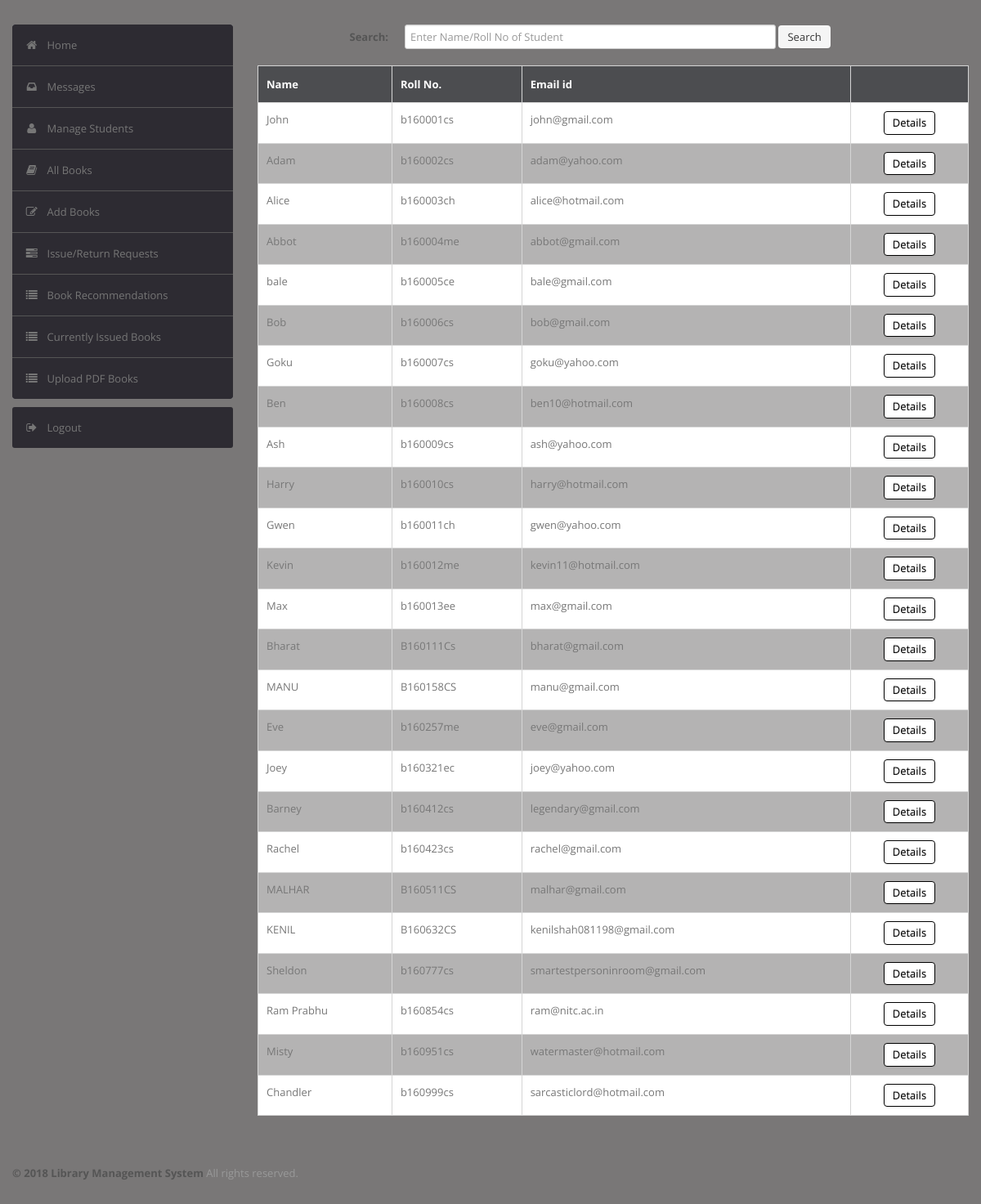
Page /admin/student.php (signed in) on the committed database.
### tables this page shows
CREATE TABLE `user` (
  `RollNo` varchar(50) NOT NULL,
  `Name` varchar(50) DEFAULT NULL,
  `Type` varchar(50) DEFAULT NULL,
  `Category` varchar(50) DEFAULT NULL,
  `EmailId` varchar(50) DEFAULT NULL,
  `MobNo` bigint(11) DEFAULT NULL,
  `Password` varchar(50) DEFAULT NULL,
  PRIMARY KEY (`RollNo`),
  UNIQUE KEY `EmailId` (`EmailId`)
);

### admin/student.php (the view, shortened to what this page needs)
<?php
require('dbconn.php');
?>
<?php
if ($_SESSION['RollNo']) {
    ?>
<!DOCTYPE html>
<html lang="en">
    <head>
        <link type="text/css" href="bootstrap/css/bootstrap.min.css" rel="stylesheet">
        <link type="text/css" href="bootstrap/css/bootstrap-responsive.min.css" rel="stylesheet">
        <link type="text/css" href="css/theme.css" rel="stylesheet">
        <link type="text/css" href="images/icons/css/font-awesome.css" rel="stylesheet">
    </head>
    <body>
        <div class="wrapper">
            <div class="container">
                <div class="row">
                    <div class="span3">
                        <div class="sidebar">
                            <ul class="widget widget-menu unstyled">
                                <li class="active"><a href="index.php"><i class="menu-icon icon-home"></i>Home
                                </a></li>
                                 <li><a href="message.php"><i class="menu-icon icon-inbox"></i>Messages</a>
                                </li>
                                <li><a href="student.php"><i class="menu-icon icon-user"></i>Manage Students </a>
                                </li>
                                <li><a href="book.php"><i class="menu-icon icon-book"></i>All Books </a></li>
                                <li><a href="addbook.php"><i class="menu-icon icon-edit"></i>Add Books </a></li>
                                <li><a href="requests.php"><i class="menu-icon icon-tasks"></i>Issue/Return Requests </a></li>
                                <li><a href="recommendations.php"><i class="menu-icon icon-list"></i>Book Recommendations </a></li>
                                <li><a href="current.php"><i class="menu-icon icon-list"></i>Currently Issued Books </a></li>
                                <li><a href="upload.php"><i class="menu-icon icon-list"></i>Upload PDF Books </a></li>
                            </ul>
                            <ul class="widget widget-menu unstyled">
                                <li><a href="logout.php"><i class="menu-icon icon-signout"></i>Logout </a></li>
                            </ul>
                        </div>
                    </div>
                    <div class="span9">
                        <form class="form-horizontal row-fluid" action="student.php" method="post">
                                        <div class="control-group">
                                            <label class="control-label" for="Search"><b>Search:</b></label>
                                            <div class="controls">
                                                <input type="text" id="title" name="title" placeholder="Enter Name/Roll No of Student" class="span8" required>
                                                <button type="submit" name="submit"class="btn">Search</button>
                                            </div>
                                        </div>
                                    </form>
                                    <br>
                                    <?php
                                    if(isset($_POST['submit']))
                                        {$s=$_POST['title'];
                                            $sql="select * from LMS.user where (RollNo='$s' or Name like '%$s%') and RollNo<>'ADMIN'";
                                        }
                                    else
                                        $sql="select * from LMS.user where RollNo<>'ADMIN'";
                                    $result=$conn->query($sql);
                                    $rowcount=mysqli_num_rows($result);
                                    if(!($rowcount))
                                        echo "<br><center><h2><b><i>No Results</i></b></h2></center>";
                                    else
                                    {
                                    ?>
                        <table class="table" id = "tables">
                                  <thead>
                                    <tr>
                                      <th>Name</th>
                                      <th>Roll No.</th>
                                      <th>Email id</th>
                                      <th></th>
                                    </tr>
                                  </thead>
                                  <tbody>
                    <?php
                            while($row=$result->fetch_assoc())
                            {
                                $email=$row['EmailId'];
                                $name=$row['Name'];
                                $rollno=$row['RollNo'];
                            ?>
                                    <tr>
                                      <td><?php echo $name ?></td>
                                      <td><?php echo $rollno ?></td>
                                      <td><?php echo $email ?></td>
                                        <td>
                                        <center>
                                            <a href="studentdetails.php?id=<?php echo $rollno; ?>" class="btn btn-success">Details</a>
                                      </center>
                                        </td>
                                    </tr>
                            <?php }} ?>
                                  </tbody>
                                </table>
                            </div>
                </div>
            </div>
        </div>
<div class="footer">
            <div class="container">
                <b class="copyright">&copy; 2018 Library Management System </b>All rights reserved.
            </div>
        </div>
    </body>
</html>
<?php }
else {
    echo "<script type='text/javascript'>alert('Access Denied!!!')</script>";
} ?>

### admin/css/theme.css (style rules this page uses)
#tables td, #tables th { border: 1px solid #ffffff; padding: 10px; }
#tables tr:nth-child(even) { background-color: #b4b3b3; }
#tables tr:nth-child(odd) { background-color: rgb(255, 255, 255); }
#tables th { padding-top: 12px; padding-bottom: 12px; text-align: left; background-color: #4c4d50; color: white; }
body { font-size: 13px; font-family: 'Open Sans', Arial, sans-serif; background: #797777; color: #777 }
strong, b { color: #555 }
.wrapper { padding: 30px 0 }
.footer { color: #999; padding: 30px 0 60px }
form { margin: 0 }
select, textarea, input[type="text"], input[type="password"], input[type="datetime"], input[type="datetime-local"], input[type="date"], input[type="month"], input[type="time"], input[type="week"], input[type="number"], input[type="email"], input[type="url"], input[type="search"], input[type="tel"], input[type="color"], .uneditable-input, label, input, button, select, textarea { -webkit-border-radius: 3px; -moz-border-radius: 3px; border-radius: 3px; font-size: 13px; font-family: 'Open Sans', Tahoma, Arial, sans-serif }
body [class^="icon-"], body [class*=" icon-"] { font-size: 14px; line-height: 20px; height: 20px }
.form-horizontal .control-group, .form-vertical .control-group { margin-bottom: 0 }
.btn, .btn-box { -webkit-border-radius: 3px; -moz-border-radius: 3px; border-radius: 3px }
.btn { font-size: 13px; font-weight: 600 }
.btn { display: inline-block; margin-bottom: 0; font-weight: 400; text-align: center; vertical-align: middle; cursor: pointer; background-image: none; border: 1px solid transparent; white-space: nowrap; padding: 4px 10px; font-size: 13px; line-height: 1.42857; border-radius: 4px; -webkit-user-select: none; -moz-user-select: none; -ms-user-select: none; user-select: none }
.btn-success { color: #000000; background-color: #ffffff; border-color: #000000 }
.table { margin-bottom: 0 }
.table th, .table td { border-color: #d5d5d5!important }
.widget-menu { background: #fff; -webkit-border-radius: 3px; -moz-border-radius: 3px; border-radius: 3px; overflow: hidden }
.widget-menu a { color: #555; display: block; line-height: 20px; padding: 15px; text-decoration: none!important }
.widget-menu .menu-icon { margin-right: 10px; color: #767676; -webkit-transition: all .2s ease-in-out; -moz-transition: all .2s ease-in-out; transition: all .2s ease-in-out; }
.widget-menu>li+li { border-top: 1px solid #555 }
.widget-menu>li>a { background-color: #2d2b32; color: #767676; -webkit-transition: all .2s ease-in-out; -moz-transition: all .2s ease-in-out; transition: all .2s ease-in-out; }

### rows in the picture
user: Name "John", RollNo "b160001cs", EmailId "john@gmail.com"
user: Name "Adam", RollNo "b160002cs", EmailId "adam@yahoo.com"
user: Name "Alice", RollNo "b160003ch", EmailId "alice@hotmail.com"
user: Name "Abbot", RollNo "b160004me", EmailId "abbot@gmail.com"
user: Name "bale", RollNo "b160005ce", EmailId "bale@gmail.com"
user: Name "Bob", RollNo "b160006cs", EmailId "bob@gmail.com"
user: Name "Goku", RollNo "b160007cs", EmailId "goku@yahoo.com"
user: Name "Ben", RollNo "b160008cs", EmailId "ben10@hotmail.com"
user: Name "Ash", RollNo "b160009cs", EmailId "ash@yahoo.com"
user: Name "Harry", RollNo "b160010cs", EmailId "harry@hotmail.com"
user: Name "Gwen", RollNo "b160011ch", EmailId "gwen@yahoo.com"
user: Name "Kevin", RollNo "b160012me", EmailId "kevin11@hotmail.com"
user: Name "Max", RollNo "b160013ee", EmailId "max@gmail.com"
user: Name "Bharat", RollNo "B160111Cs", EmailId "bharat@gmail.com"
user: Name "MANU", RollNo "B160158CS", EmailId "manu@gmail.com"
user: Name "Eve", RollNo "b160257me", EmailId "eve@gmail.com"
user: Name "Joey", RollNo "b160321ec", EmailId "joey@yahoo.com"
user: Name "Barney", RollNo "b160412cs", EmailId "legendary@gmail.com"
user: Name "Rachel", RollNo "b160423cs", EmailId "rachel@gmail.com"
user: Name "MALHAR", RollNo "B160511CS", EmailId "malhar@gmail.com"
user: Name "KENIL", RollNo "B160632CS", EmailId "kenilshah081198@gmail.com"
user: Name "Sheldon", RollNo "b160777cs", EmailId "smartestpersoninroom@gmail.com"
user: Name "Ram Prabhu", RollNo "b160854cs", EmailId "ram@nitc.ac.in"
user: Name "Misty", RollNo "b160951cs", EmailId "watermaster@hotmail.com"
user: Name "Chandler", RollNo "b160999cs", EmailId "sarcasticlord@hotmail.com"
